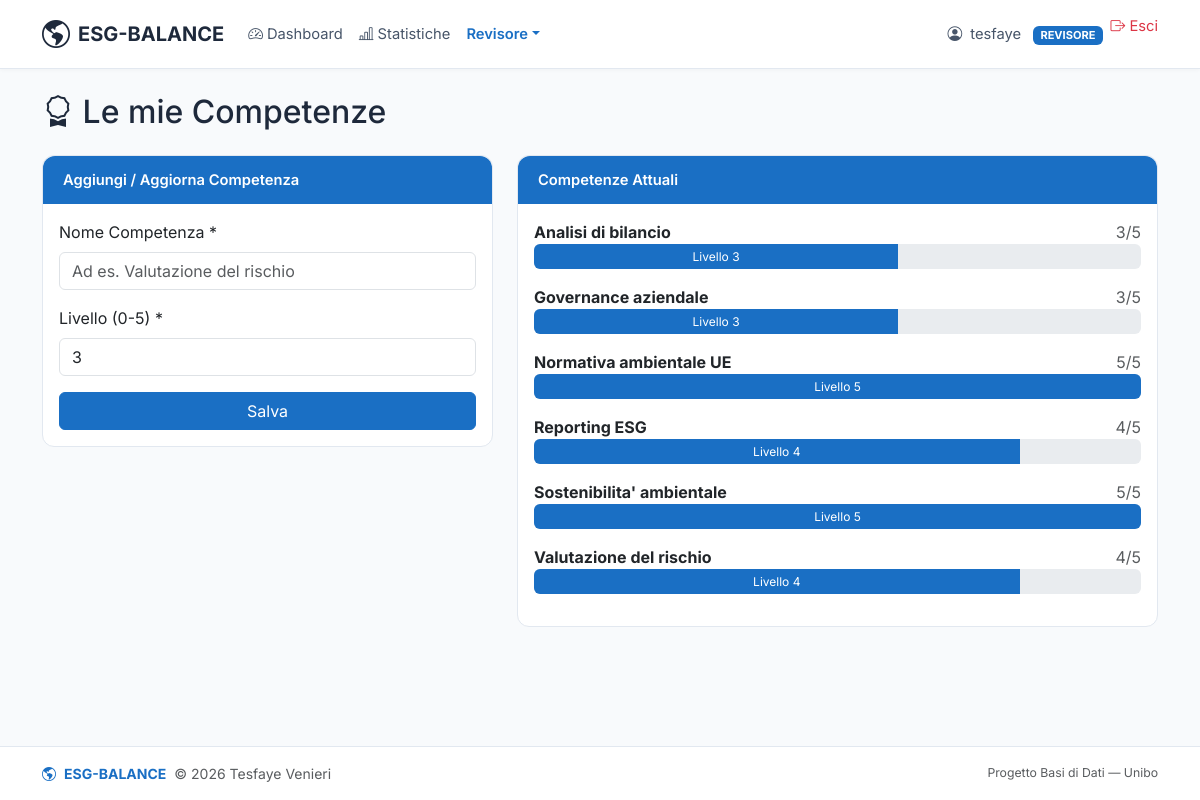
/pages/revisore/competenze.php (signed in), run on the app's committed database.
### tables this page shows
CREATE TABLE competenze_revisore (
    username            VARCHAR(50)     NOT NULL,
    nome_competenza     VARCHAR(100)    NOT NULL,
    livello             TINYINT         NOT NULL,
    PRIMARY KEY (username, nome_competenza),
    FOREIGN KEY (username) REFERENCES revisori(username) ON DELETE CASCADE,
    CONSTRAINT chk_livello CHECK (livello BETWEEN 0 AND 5)
);

### includes/db.php (called while the page is built, shortened)
<?php
function query(string $sql, array $params = []): array
{
    $pdo = getDBConnection();
    $stmt = $pdo->prepare($sql);
    $stmt->execute($params);
    return $stmt->fetchAll();
}

### pages/revisore/competenze.php (the view, shortened to what this page needs)
<?php
require_once __DIR__ . '/../../includes/db.php';
$username = currentUser();
$competenze = query(
    "SELECT nome_competenza, livello FROM competenze_revisore WHERE username = ? ORDER BY nome_competenza",
    [$username]
);
require_once __DIR__ . '/../../includes/header.php';
?>
<h2 class="mb-4"><i class="bi bi-award"></i> Le mie Competenze</h2>
<div class="row g-4">
    <div class="col-md-5">
        <div class="card">
            <div class="card-header bg-accent text-white">Aggiungi / Aggiorna Competenza</div>
            <div class="card-body">
                <form method="POST">
                    <div class="mb-3">
                        <label for="nome_competenza" class="form-label">Nome Competenza *</label>
                        <input type="text" class="form-control" id="nome_competenza" name="nome_competenza"
                            required placeholder="Ad es. Valutazione del rischio">
                    </div>
                    <div class="mb-3">
                        <label for="livello" class="form-label">Livello (0-5) *</label>
                        <input type="number" class="form-control" id="livello" name="livello"
                            min="0" max="5" value="3" required>
                    </div>
                    <button type="submit" class="btn btn-accent w-100">Salva</button>
                </form>
            </div>
        </div>
    </div>
    <div class="col-md-7">
        <div class="card">
            <div class="card-header bg-accent text-white">Competenze Attuali</div>
            <div class="card-body">
                <?php if (empty($competenze)): ?>
                    <p class="text-muted">Nessuna competenza inserita.</p>
                <?php else: ?>
                    <?php foreach ($competenze as $c): ?>
                        <div class="mb-3">
                            <div class="d-flex justify-content-between">
                                <strong><?php echo htmlspecialchars($c['nome_competenza']); ?></strong>
                                <span class="text-muted"><?php echo $c['livello']; ?>/5</span>
                            </div>
                            <div class="progress" style="height: 25px;">
                                <div class="progress-bar bg-accent" style="width: <?php echo ($c['livello'] / 5) * 100; ?>%">
                                    Livello <?php echo $c['livello']; ?>
                                </div>
                            </div>
                        </div>
                    <?php endforeach; ?>
                <?php endif; ?>
            </div>
        </div>
    </div>
</div>
<?php require_once __DIR__ . '/../../includes/footer.php'; ?>

### includes/header.php (shortened to what this page needs)
<?php
$current_user = $_SESSION['username'] ?? null;
$current_role = $_SESSION['ruolo'] ?? null;
$base_url = defined('BASE_URL') ? BASE_URL : '/ESG-BALANCE';
function nav_active(string $path): string
{
    $req = parse_url($_SERVER['REQUEST_URI'] ?? '', PHP_URL_PATH) ?? '';
    return ($req === $path || str_contains($req, $path)) ? 'active' : '';
}
?>
<!DOCTYPE html>
<html lang="it">
<head>
    <link href="https://cdn.jsdelivr.net/npm/bootstrap@5.3.3/dist/css/bootstrap.min.css" rel="stylesheet">
    <link href="https://cdn.jsdelivr.net/npm/bootstrap-icons@1.11.3/font/bootstrap-icons.min.css" rel="stylesheet">
    <link href="<?php echo $base_url; ?>/assets/css/style.css" rel="stylesheet">
</head>
<body>
    <nav class="navbar navbar-expand-lg">
        <div class="container">
            <a class="navbar-brand fw-bold d-flex align-items-center gap-2" href="<?php echo $base_url; ?>/">
                <i class="bi bi-globe-americas fs-3"></i> <span>ESG-BALANCE</span>
            </a>
            <div class="collapse navbar-collapse" id="mainNav">
                <ul class="navbar-nav me-auto mb-2 mb-lg-0">
                    <?php if ($current_user): ?>
                    <li class="nav-item">
                        <a class="nav-link <?php echo nav_active('/dashboard.php'); ?>"
                            href="<?php echo $base_url; ?>/pages/dashboard.php"><i
                                class="bi bi-speedometer2 me-1"></i>Dashboard</a>
                    </li>
                    <li class="nav-item">
                        <a class="nav-link <?php echo nav_active('/statistiche.php'); ?>"
                            href="<?php echo $base_url; ?>/pages/statistiche.php"><i
                                class="bi bi-bar-chart-line me-1"></i>Statistiche</a>
                    </li>
                    <?php
                    if ($current_role === 'amministratore'): ?>
                    <li class="nav-item dropdown">
                        <a class="nav-link dropdown-toggle <?php echo nav_active('/admin/'); ?>" href="#"
                            id="adminDropdown" role="button" data-bs-toggle="dropdown" aria-expanded="false">Admin</a>
                        <ul class="dropdown-menu" aria-labelledby="adminDropdown">
                            <li><a class="dropdown-item" href="<?php echo $base_url; ?>/pages/admin/template.php"><i
                                        class="bi bi-file-earmark-text me-2"></i>Template Bilancio</a></li>
                            <li><a class="dropdown-item" href="<?php echo $base_url; ?>/pages/admin/indicatori.php"><i
                                        class="bi bi-graph-up me-2"></i>Indicatori ESG</a></li>
                            <li><a class="dropdown-item"
                                    href="<?php echo $base_url; ?>/pages/admin/assegna_revisore.php"><i
                                        class="bi bi-person-check me-2"></i>Assegna Revisore</a></li>
                        </ul>
                    </li>
                    <?php elseif ($current_role === 'revisore'): ?>
                    <li class="nav-item dropdown">
                        <a class="nav-link dropdown-toggle <?php echo nav_active('/revisore/'); ?>" href="#"
                            id="revDropdown" role="button" data-bs-toggle="dropdown" aria-expanded="false">Revisore</a>
                    </li>
                    <?php endif; ?>
                    <?php endif; ?>
                </ul>
                <ul class="navbar-nav ms-auto mb-2 mb-lg-0">
                    <?php if ($current_user): ?>
                    <li class="nav-item d-flex align-items-center">
                        <span class="nav-link user-select-none">
                            <i class="bi bi-person-circle me-1"></i>
                            <?php echo htmlspecialchars($current_user); ?>
                            <span class="badge bg-accent ms-2 text-uppercase">
                                <?php echo htmlspecialchars($current_role); ?>
                            </span>
                        </span>
                    </li>
                    <li class="nav-item">
                    <form method="POST" action="<?php echo $base_url; ?>/pages/login.php" class="d-inline">
                            <button type="submit" class="nav-link text-danger btn btn-link p-0 border-0 align-baseline">
                                <i class="bi bi-box-arrow-right"></i> Esci
                            </button>
                        </form>
                    </li>
                    <?php endif; ?>
                </ul>
            </div>
        </div>
    </nav>
    <main class="container py-4">

### includes/footer.php (shortened to what this page needs)
</main>
<footer>
    <div class="container">
        <div class="d-flex flex-column flex-md-row align-items-center justify-content-between gap-2">
            <div class="d-flex align-items-center gap-2">
                <i class="bi bi-globe-americas text-accent"></i>
                <span class="fw-bold text-accent">ESG-BALANCE</span>
                <span class="text-muted">&copy; <?php echo date('Y'); ?> Tesfaye Venieri</span>
            </div>
            <div class="text-muted small">
                Progetto Basi di Dati &mdash; Unibo
            </div>
        </div>
    </div>
</footer>
</body>
</html>

### assets/css/style.css (style rules this page uses)
body { font-family: 'Inter', sans-serif; min-height: 100vh; display: flex; flex-direction: column; background-color: #f8fafc; color: #1e293b; }
main.container { flex: 1; padding-top: 2rem; padding-bottom: 2rem; }
.navbar { background-color: #fff !important; border-bottom: 1px solid #e2e8f0; box-shadow: 0 1px 4px rgba(0, 0, 0, 0.04); }
.navbar-brand { font-weight: 700; color: #1e293b !important; }
.navbar .nav-link { color: #475569; font-size: 0.92rem; transition: color 0.15s; }
.navbar .nav-link:hover, .navbar .nav-link.active { color: #1a6fc4 !important; }
.navbar .nav-link.active { font-weight: 600; }
.bg-accent { background-color: #1a6fc4 !important; }
.text-accent { color: #1a6fc4 !important; }
.btn-accent { background-color: #1a6fc4; color: #fff; border: 1px solid #1a6fc4; }
.card { border: 1px solid #e2e8f0; border-radius: 0.75rem; margin-bottom: 1.5rem; }
.card-header { border-radius: 0.75rem 0.75rem 0 0 !important; font-weight: 600; font-size: 0.92rem; padding: 0.8rem 1.25rem; border-bottom: 1px solid #e2e8f0; background-color: #f8fafc; }
.card-header.bg-accent { background-color: #1a6fc4 !important; color: #fff; border-bottom: none; }
footer { margin-top: auto; border-top: 1px solid #e2e8f0; padding:1rem 0; text-align: center; font-size: 0.875rem; color: #94a3b8; background-color: #fff; }

### data on the page
competenze_revisore: nome_competenza "Analisi di bilancio", livello "3"
competenze_revisore: nome_competenza "Governance aziendale", livello "3"
competenze_revisore: nome_competenza "Normativa ambientale UE", livello "5"
competenze_revisore: nome_competenza "Reporting ESG", livello "4"
competenze_revisore: nome_competenza "Sostenibilita' ambientale", livello "5"
competenze_revisore: nome_competenza "Valutazione del rischio", livello "4"

### other printed values
$current_user "tesfaye"
$current_role "REVISORE"
